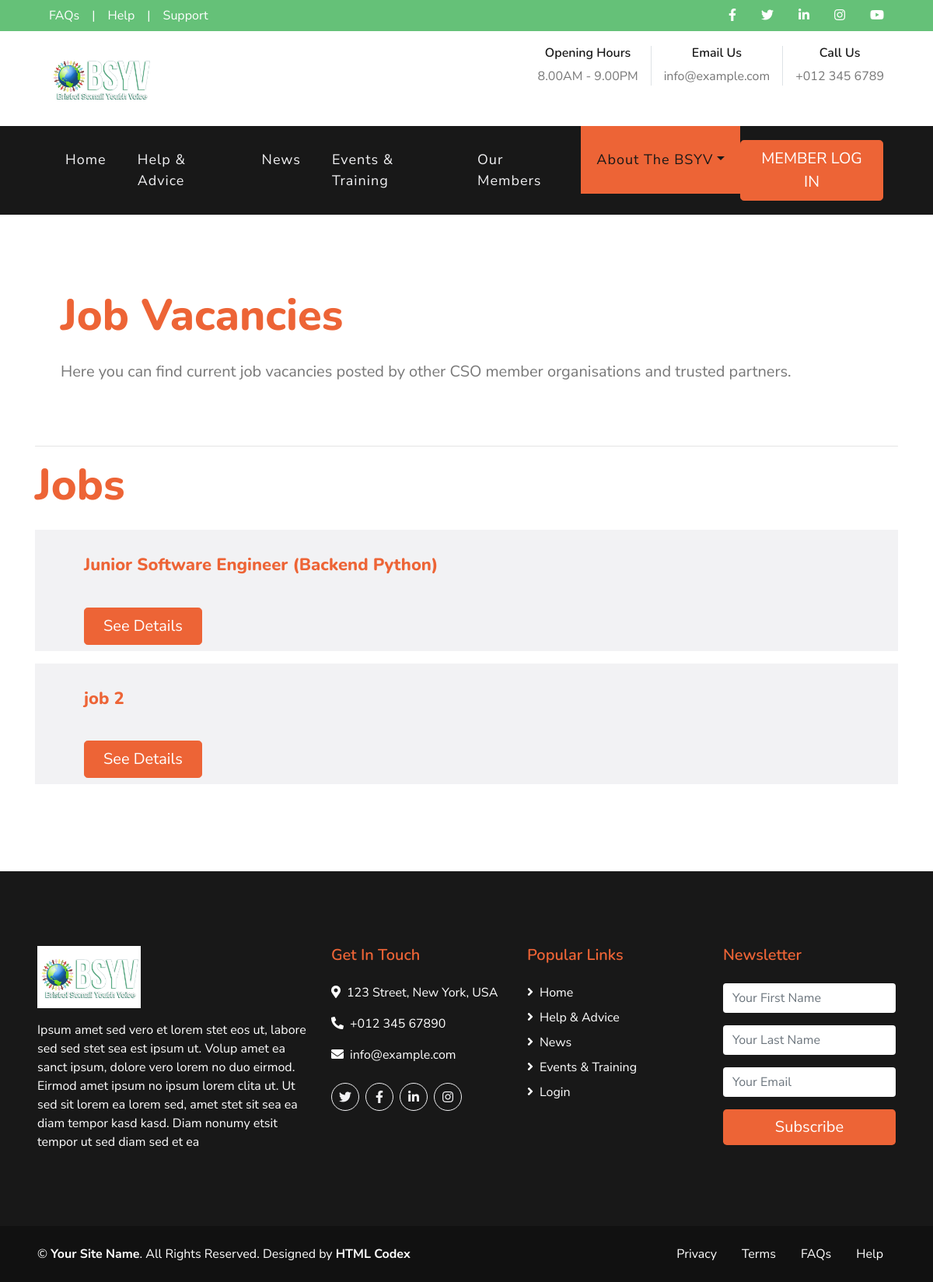
The page /job-vacancies on the database its author committed.
### community/models.py (models this page shows, shortened)
class Job_vacancies_table(models.Model):
    class Meta:
        verbose_name_plural = 'Job Vacancies Table'
    title = models.CharField(max_length=255)
    slug = models.SlugField(default="Auto-Generate", editable=False)
    Description = RichTextField(blank=True, null=True)
    Last_date = models.DateField(default=datetime.now(), blank=True)
    Time = models.DateTimeField(default=datetime.now(), blank=True)

### community/views.py (the view)
# urls.py: path('job-vacancies', views.job_vacancies, name="job_vacancies"),
def job_vacancies(request):
    all_jobs = Job_vacancies_table.objects.all()
    context = {'all_jobs':all_jobs}
    return render(request, 'job_vacancies.html', context)

### templates/job_vacancies.html (shortened to what this page needs)
{% extends 'base.html' %}
{% load static %}
{% block active_about_company %}active{% endblock %}
{% block body %}
    <div class="container py-5">
        <div class="row py-5">
            <div class="col-lg-12 pb-5 pb-lg-0 px-3 px-lg-5">
                <h1 class="display-4 mb-4"><span class="text-primary">Job Vacancies</span></h1>
                <p style="font-size:20px;">Here you can find current job vacancies posted by other CSO member organisations and trusted partners.</p>
            </div>
        </div>
        <hr>
        <h1 class="display-4 mb-4"><span class="text-primary">Jobs</span></h1>
        {% if all_jobs %}
        {% for job in all_jobs %}
        <div class="container-fluid bg-light mb-3">
            <div class="container">
                <div class="row align-items-center">
                    <div class="col-lg-12 py-5 py-lg-0 px-3 px-lg-5">
                        <h1 class="display-4 mb-1"><span class="text-primary"><span style="font-size:22px;">{{ job.title }}</span></span></h1>
                        <a href="{% url 'job_details' job.slug %}" class="btn btn-lg btn-primary mt-3 px-4 mb-2">See Details</a>
                    </div>
                </div>
            </div>
        </div>
        {% endfor %}
    {% endif %}
    </div>
{% endblock %}

### rows shown on the page
Job_vacancies_table: title "Junior Software Engineer (Backend Python)"
Job_vacancies_table: title "job 2"
